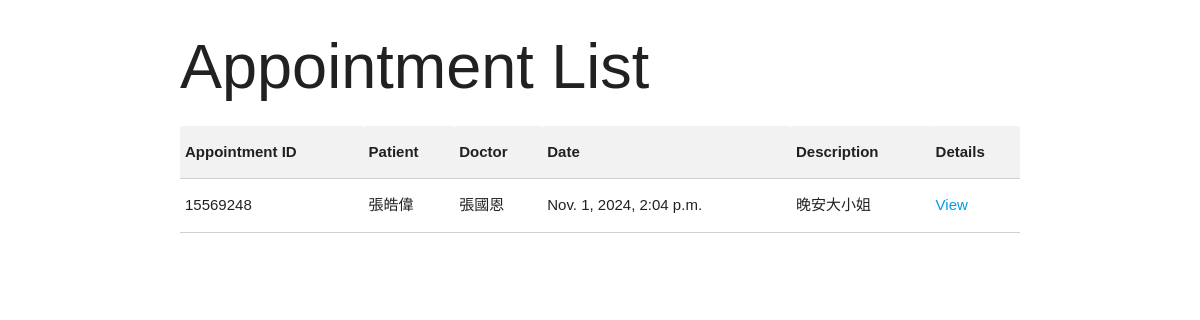
The page /appointments/appointments/ (signed in) on the database as committed earlier.
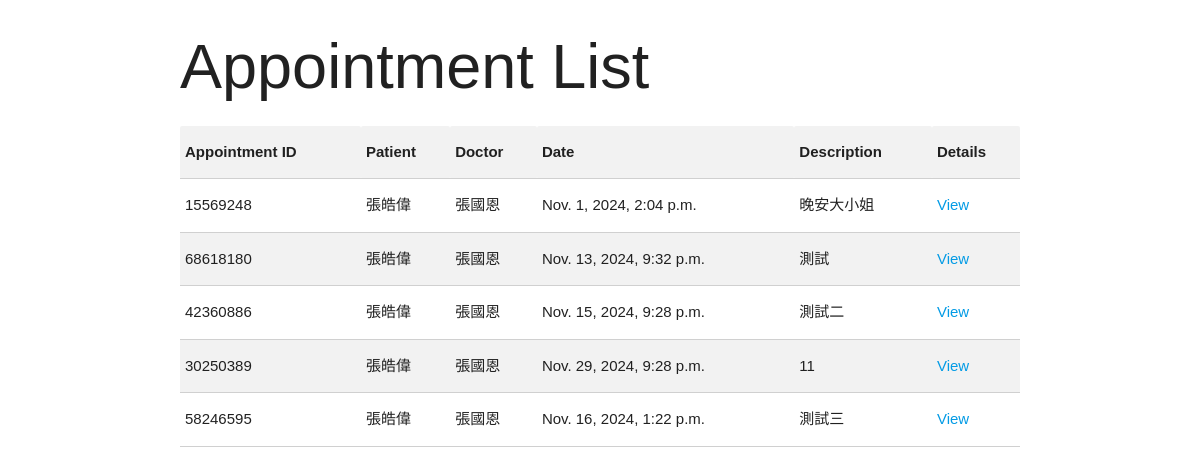
The same page on the database as committed later.
### appointments/models.py (models this page shows)
class Appointment(models.Model):
    appointment_id = models.CharField(max_length=8, unique=True, null=True, blank=True)
    patient = models.ForeignKey(Patient, on_delete=models.CASCADE, db_column="patient_id")
    doctor = models.ForeignKey(Doctor, on_delete=models.CASCADE, db_column="doctor_id")
    date = models.DateTimeField()
    description = models.TextField()

class Patient(models.Model):
    patient_id = models.CharField(max_length=8, unique=True, null=True, blank=True)
    name = models.CharField(max_length=100)
    dob = models.DateField()  # Date of birth
    phone = models.CharField(max_length=15)
    gender = models.CharField(max_length=10, choices=[('M', 'Male'), ('F', 'Female')])
    age = models.IntegerField(null=False, default=18)

class Doctor(models.Model):
    doctor_id = models.CharField(max_length=8, unique=True, null=True, blank=True)
    name = models.CharField(max_length=100)
    gender = models.CharField(max_length=10, choices=[('M', 'Male'), ('F', 'Female')])
    age = models.IntegerField(null=False, default=18)

### appointments/views.py (the view)
# urls.py: path('appointments/', views.appointment_list, name='appointment_list'),
@login_required
def appointment_list(request):
    appointments = Appointment.objects.select_related('patient', 'doctor').all()
    return render(request, 'appointments/list.html', {'appointments': appointments})

### appointments/templates/appointments/list.html (shortened to what this page needs)
<!DOCTYPE html>
<html lang="en">
<head>
    {% load static %}
    <link href="{% static 'css/materialize.css' %}" type="text/css" rel="stylesheet" media="screen,projection"/>
    <link rel="stylesheet" href="https://cdnjs.cloudflare.com/ajax/libs/animate.css/4.0.0/animate.min.css"/>
    <link rel="stylesheet" type="text/css" href="{% static 'css/hover.css' %}"/>
    <link href="https://gnehs.github.io/ChatUI/css/ChatUI.css" rel="stylesheet">
    <link href="{% static 'css/style.css' %}" type="text/css" rel="stylesheet" media="screen,projection"/>
    <link rel="stylesheet" type="text/css" href="https://cdn.jsdelivr.net/npm/sweetalert2@9.17.0/dist/sweetalert2.min.css"/>
</head>
<body>
    <div class="container">
        <h1>Appointment List</h1>
        <table class="bordered striped responsive-table">
            <tr>
                <th>Appointment ID</th>
                <th>Patient</th>
                <th>Doctor</th>
                <th>Date</th>
                <th>Description</th>
                <th>Details</th>
            </tr>
            {% for appointment in appointments %}
            <tr>
                <td>{{ appointment.appointment_id }}</td>
                <td>{{ appointment.patient.name }}</td>
                <td>{{ appointment.doctor.name }}</td>
                <td>{{ appointment.date }}</td>
                <td>{{ appointment.description|truncatewords:10 }}</td>
                <td><a href="{% url 'appointment_detail' appointment.appointment_id %}">View</a></td>
            </tr>
            {% endfor %}
        </table>
    </div>
</body>
</html>

### appointments/static/css/style.css (style rules this page uses)
body { font-family: 'Noto Sans TC', sans-serif !important; }

Rows that differ between the two databases and show on the page:
added Appointment: appointment_id "68618180", patient.name "張皓偉", doctor.name "張國恩", date "Nov. 13, 2024, 9:32 p.m.", description "測試"
added Appointment: appointment_id "42360886", patient.name "張皓偉", doctor.name "張國恩", date "Nov. 15, 2024, 9:28 p.m.", description "測試二"
added Appointment: appointment_id "30250389", patient.name "張皓偉", doctor.name "張國恩", date "Nov. 29, 2024, 9:28 p.m.", description "11"
added Appointment: appointment_id "58246595", patient.name "張皓偉", doctor.name "張國恩", date "Nov. 16, 2024, 1:22 p.m.", description "測試三"
